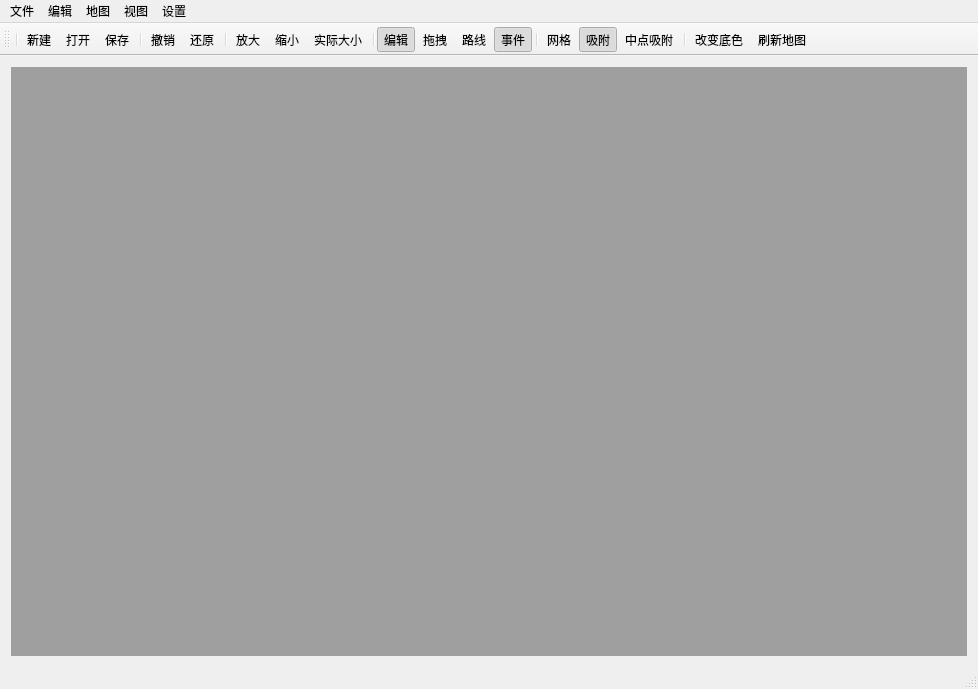
<?xml version="1.0" encoding="UTF-8"?>
<ui version="4.0">
 <class>MainWindow</class>
 <widget class="QMainWindow" name="MainWindow">
  <property name="geometry">
   <rect>
    <x>0</x>
    <y>0</y>
    <width>978</width>
    <height>689</height>
   </rect>
  </property>
  <property name="windowTitle">
   <string>游戏编辑器v0.2</string>
  </property>
  <property name="dockNestingEnabled">
   <bool>false</bool>
  </property>
  <property name="dockOptions">
   <set>QMainWindow::AllowTabbedDocks|QMainWindow::AnimatedDocks|QMainWindow::ForceTabbedDocks</set>
  </property>
  <property name="unifiedTitleAndToolBarOnMac">
   <bool>false</bool>
  </property>
  <widget class="QWidget" name="centralWidget">
   <layout class="QGridLayout" name="gridLayout">
    <item row="0" column="0">
     <widget class="QMdiArea" name="mdiArea">
      <property name="enabled">
       <bool>true</bool>
      </property>
      <property name="sizePolicy">
       <sizepolicy hsizetype="Expanding" vsizetype="Expanding">
        <horstretch>0</horstretch>
        <verstretch>0</verstretch>
       </sizepolicy>
      </property>
      <property name="verticalScrollBarPolicy">
       <enum>Qt::ScrollBarAsNeeded</enum>
      </property>
      <property name="horizontalScrollBarPolicy">
       <enum>Qt::ScrollBarAsNeeded</enum>
      </property>
      <property name="viewMode">
       <enum>QMdiArea::TabbedView</enum>
      </property>
      <property name="tabShape">
       <enum>QTabWidget::Rounded</enum>
      </property>
      <property name="tabPosition">
       <enum>QTabWidget::South</enum>
      </property>
     </widget>
    </item>
   </layout>
  </widget>
  <widget class="QMenuBar" name="menuBar">
   <property name="geometry">
    <rect>
     <x>0</x>
     <y>0</y>
     <width>978</width>
     <height>22</height>
    </rect>
   </property>
   <widget class="QMenu" name="menuFile">
    <property name="title">
     <string>文件</string>
    </property>
    <addaction name="actNew"/>
    <addaction name="actOpen"/>
    <addaction name="actSave"/>
    <addaction name="actSaveAs"/>
    <addaction name="separator"/>
    <addaction name="actQuit"/>
   </widget>
   <widget class="QMenu" name="menuEdit">
    <property name="title">
     <string>编辑</string>
    </property>
    <addaction name="actUndo"/>
    <addaction name="actRedo"/>
    <addaction name="separator"/>
    <addaction name="actCut"/>
    <addaction name="actCopy"/>
    <addaction name="actPaste"/>
    <addaction name="actDel"/>
    <addaction name="separator"/>
    <addaction name="actZoomIn"/>
    <addaction name="actZoomOut"/>
   </widget>
   <widget class="QMenu" name="menu_2">
    <property name="title">
     <string>地图</string>
    </property>
    <addaction name="actImportSprite"/>
    <addaction name="actMapSet"/>
    <addaction name="actRefreshMap"/>
   </widget>
   <widget class="QMenu" name="menu">
    <property name="title">
     <string>视图</string>
    </property>
    <addaction name="actShowLayer"/>
    <addaction name="actShowHistory"/>
    <addaction name="actShowSprite"/>
    <addaction name="actShowEvent"/>
    <addaction name="separator"/>
    <addaction name="actIsMoveChooseSprite"/>
    <addaction name="actShowChooseSpriteRect"/>
   </widget>
   <widget class="QMenu" name="menu_3">
    <property name="title">
     <string>设置</string>
    </property>
    <addaction name="actMapPathSetting"/>
    <addaction name="actSpritePathSetting"/>
    <addaction name="actImagePathSetting"/>
    <addaction name="actSpriteConfigPathSetting"/>
    <addaction name="actRestoresDefault"/>
   </widget>
   <addaction name="menuFile"/>
   <addaction name="menuEdit"/>
   <addaction name="menu_2"/>
   <addaction name="menu"/>
   <addaction name="menu_3"/>
  </widget>
  <widget class="QToolBar" name="mainToolBar">
   <property name="toolButtonStyle">
    <enum>Qt::ToolButtonIconOnly</enum>
   </property>
   <attribute name="toolBarArea">
    <enum>TopToolBarArea</enum>
   </attribute>
   <attribute name="toolBarBreak">
    <bool>false</bool>
   </attribute>
   <addaction name="separator"/>
   <addaction name="actNew"/>
   <addaction name="actOpen"/>
   <addaction name="actSave"/>
   <addaction name="separator"/>
   <addaction name="actUndo"/>
   <addaction name="actRedo"/>
   <addaction name="separator"/>
   <addaction name="actZoomIn"/>
   <addaction name="actZoomOut"/>
   <addaction name="actOriginal"/>
   <addaction name="separator"/>
   <addaction name="actMapEdit"/>
   <addaction name="actDragMapSprite"/>
   <addaction name="actPath"/>
   <addaction name="actEvent"/>
   <addaction name="separator"/>
   <addaction name="actShowGrid"/>
   <addaction name="actPasteGrid"/>
   <addaction name="actionPasteGridMiddle"/>
   <addaction name="separator"/>
   <addaction name="actChangeColor"/>
   <addaction name="actRefreshMap"/>
  </widget>
  <widget class="QStatusBar" name="statusBar"/>
  <action name="actNew">
   <property name="icon">
    <iconset resource="res.qrc">
     <normaloff>:/new/prefix1/images/new.png</normaloff>:/new/prefix1/images/new.png</iconset>
   </property>
   <property name="text">
    <string>新建</string>
   </property>
  </action>
  <action name="actOpen">
   <property name="icon">
    <iconset resource="res.qrc">
     <normaloff>:/new/prefix1/images/open.png</normaloff>:/new/prefix1/images/open.png</iconset>
   </property>
   <property name="text">
    <string>打开</string>
   </property>
  </action>
  <action name="actSave">
   <property name="icon">
    <iconset resource="res.qrc">
     <normaloff>:/new/prefix1/images/save.png</normaloff>:/new/prefix1/images/save.png</iconset>
   </property>
   <property name="text">
    <string>保存</string>
   </property>
   <property name="toolTip">
    <string>保存</string>
   </property>
   <property name="shortcut">
    <string>Ctrl+S</string>
   </property>
  </action>
  <action name="actSaveAs">
   <property name="text">
    <string>另存为</string>
   </property>
   <property name="toolTip">
    <string>另存为</string>
   </property>
   <property name="shortcut">
    <string>Ctrl+Alt+S</string>
   </property>
  </action>
  <action name="actQuit">
   <property name="text">
    <string>退出</string>
   </property>
   <property name="toolTip">
    <string>退出</string>
   </property>
  </action>
  <action name="actZoomIn">
   <property name="icon">
    <iconset resource="res.qrc">
     <normaloff>:/new/prefix1/images/ZoomIn.png</normaloff>:/new/prefix1/images/ZoomIn.png</iconset>
   </property>
   <property name="text">
    <string>放大</string>
   </property>
   <property name="toolTip">
    <string>放大</string>
   </property>
   <property name="shortcut">
    <string>Ctrl++</string>
   </property>
  </action>
  <action name="actZoomOut">
   <property name="icon">
    <iconset resource="res.qrc">
     <normaloff>:/new/prefix1/images/ZoomOut.png</normaloff>:/new/prefix1/images/ZoomOut.png</iconset>
   </property>
   <property name="text">
    <string>缩小</string>
   </property>
   <property name="toolTip">
    <string>缩小</string>
   </property>
   <property name="shortcut">
    <string>Ctrl+-</string>
   </property>
  </action>
  <action name="actUndo">
   <property name="text">
    <string>撤销</string>
   </property>
   <property name="toolTip">
    <string>撤销</string>
   </property>
  </action>
  <action name="actRedo">
   <property name="checkable">
    <bool>false</bool>
   </property>
   <property name="checked">
    <bool>false</bool>
   </property>
   <property name="text">
    <string>还原</string>
   </property>
   <property name="toolTip">
    <string>还原</string>
   </property>
  </action>
  <action name="actCut">
   <property name="icon">
    <iconset resource="res.qrc">
     <normaloff>:/new/prefix1/images/cut.png</normaloff>:/new/prefix1/images/cut.png</iconset>
   </property>
   <property name="text">
    <string>剪切</string>
   </property>
   <property name="toolTip">
    <string>剪切</string>
   </property>
  </action>
  <action name="actCopy">
   <property name="icon">
    <iconset resource="res.qrc">
     <normaloff>:/new/prefix1/images/copy.png</normaloff>:/new/prefix1/images/copy.png</iconset>
   </property>
   <property name="text">
    <string>复制</string>
   </property>
   <property name="toolTip">
    <string>复制</string>
   </property>
  </action>
  <action name="actPaste">
   <property name="icon">
    <iconset resource="res.qrc">
     <normaloff>:/new/prefix1/images/paste.png</normaloff>:/new/prefix1/images/paste.png</iconset>
   </property>
   <property name="text">
    <string>粘贴</string>
   </property>
   <property name="toolTip">
    <string>粘贴</string>
   </property>
  </action>
  <action name="actDel">
   <property name="text">
    <string>删除</string>
   </property>
   <property name="toolTip">
    <string>删除</string>
   </property>
  </action>
  <action name="actNewSprite">
   <property name="text">
    <string>新建精灵</string>
   </property>
  </action>
  <action name="actOriginal">
   <property name="text">
    <string>实际大小</string>
   </property>
   <property name="toolTip">
    <string>实际大小</string>
   </property>
   <property name="shortcut">
    <string>Ctrl+/</string>
   </property>
  </action>
  <action name="actOpenSprite">
   <property name="text">
    <string>打开精灵</string>
   </property>
  </action>
  <action name="actImportSprite">
   <property name="text">
    <string>导入精灵</string>
   </property>
   <property name="toolTip">
    <string>导入sprite</string>
   </property>
  </action>
  <action name="actMapEdit">
   <property name="checkable">
    <bool>true</bool>
   </property>
   <property name="checked">
    <bool>true</bool>
   </property>
   <property name="text">
    <string>编辑</string>
   </property>
   <property name="shortcut">
    <string>Ctrl+T</string>
   </property>
  </action>
  <action name="actDragMapSprite">
   <property name="checkable">
    <bool>true</bool>
   </property>
   <property name="text">
    <string>拖拽</string>
   </property>
   <property name="shortcut">
    <string>Alt+M</string>
   </property>
  </action>
  <action name="actMapSet">
   <property name="text">
    <string>地图设置</string>
   </property>
  </action>
  <action name="actShowGrid">
   <property name="checkable">
    <bool>true</bool>
   </property>
   <property name="checked">
    <bool>false</bool>
   </property>
   <property name="text">
    <string>网格</string>
   </property>
   <property name="toolTip">
    <string>显示网格</string>
   </property>
  </action>
  <action name="actPasteGrid">
   <property name="checkable">
    <bool>true</bool>
   </property>
   <property name="checked">
    <bool>true</bool>
   </property>
   <property name="text">
    <string>吸附</string>
   </property>
   <property name="toolTip">
    <string>网格吸附</string>
   </property>
   <property name="shortcut">
    <string>Alt+X</string>
   </property>
   <property name="shortcutContext">
    <enum>Qt::WindowShortcut</enum>
   </property>
  </action>
  <action name="actChangeColor">
   <property name="text">
    <string>改变底色</string>
   </property>
   <property name="toolTip">
    <string>改变编辑区底色</string>
   </property>
  </action>
  <action name="actShowLayer">
   <property name="checkable">
    <bool>true</bool>
   </property>
   <property name="checked">
    <bool>true</bool>
   </property>
   <property name="text">
    <string>显示图层</string>
   </property>
  </action>
  <action name="actShowHistory">
   <property name="checkable">
    <bool>true</bool>
   </property>
   <property name="checked">
    <bool>true</bool>
   </property>
   <property name="text">
    <string>显示历史</string>
   </property>
  </action>
  <action name="actShowSprite">
   <property name="checkable">
    <bool>true</bool>
   </property>
   <property name="checked">
    <bool>true</bool>
   </property>
   <property name="text">
    <string>显示精灵</string>
   </property>
  </action>
  <action name="actIsMoveChooseSprite">
   <property name="checkable">
    <bool>true</bool>
   </property>
   <property name="text">
    <string>移动精灵</string>
   </property>
   <property name="toolTip">
    <string>移动精灵</string>
   </property>
  </action>
  <action name="actShowChooseSpriteRect">
   <property name="checkable">
    <bool>true</bool>
   </property>
   <property name="text">
    <string>显示边框</string>
   </property>
  </action>
  <action name="actRefreshMap">
   <property name="text">
    <string>刷新地图</string>
   </property>
  </action>
  <action name="actPath">
   <property name="checkable">
    <bool>true</bool>
   </property>
   <property name="text">
    <string>路线</string>
   </property>
   <property name="toolTip">
    <string>路线</string>
   </property>
  </action>
  <action name="actShowEvent">
   <property name="checkable">
    <bool>true</bool>
   </property>
   <property name="checked">
    <bool>true</bool>
   </property>
   <property name="text">
    <string>显示事件</string>
   </property>
  </action>
  <action name="actEvent">
   <property name="checkable">
    <bool>true</bool>
   </property>
   <property name="checked">
    <bool>true</bool>
   </property>
   <property name="text">
    <string>事件</string>
   </property>
   <property name="toolTip">
    <string>事件</string>
   </property>
  </action>
  <action name="actMapPathSetting">
   <property name="checkable">
    <bool>false</bool>
   </property>
   <property name="text">
    <string>Map目录设置</string>
   </property>
  </action>
  <action name="actSpritePathSetting">
   <property name="checkable">
    <bool>false</bool>
   </property>
   <property name="text">
    <string>Sprite目录设置</string>
   </property>
  </action>
  <action name="actImagePathSetting">
   <property name="checkable">
    <bool>false</bool>
   </property>
   <property name="text">
    <string>Image目录设置</string>
   </property>
  </action>
  <action name="actSpriteConfigPathSetting">
   <property name="checkable">
    <bool>false</bool>
   </property>
   <property name="text">
    <string>Sprite Config目录设置</string>
   </property>
  </action>
  <action name="actRestoresDefault">
   <property name="text">
    <string>恢复默认设置</string>
   </property>
  </action>
  <action name="actionPasteGridMiddle">
   <property name="checkable">
    <bool>true</bool>
   </property>
   <property name="checked">
    <bool>false</bool>
   </property>
   <property name="text">
    <string>中点吸附</string>
   </property>
   <property name="toolTip">
    <string>中点吸附</string>
   </property>
  </action>
 </widget>
 <layoutdefault spacing="6" margin="11"/>
 <resources>
  <include location="res.qrc"/>
 </resources>
 <connections/>
</ui>
